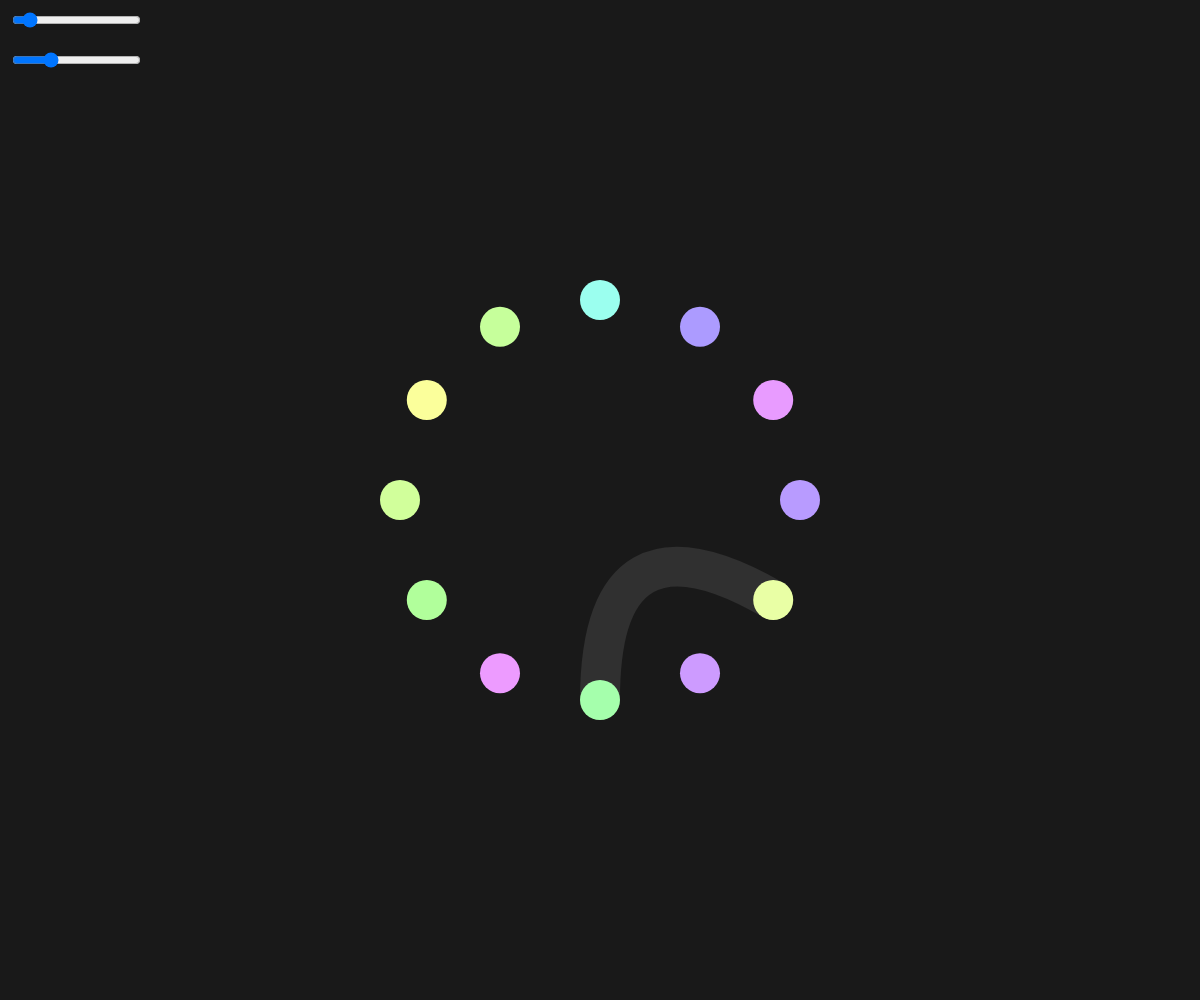
Frame 1 (no input)
Frame 60 (no input): identical to frame 1, image omitted
Frame 120 (the mouse pressed at the canvas centre since frame 60): identical to frame 1, image omitted

The p5.js sketch that drew this single still picture (run headless with seeded random() and noise() and a simulated clock; from frame 60 on, the mouse is pressed at the canvas centre):

// p5.js sketch
// ── sketch.js
var angle = 0;
var n = 12;
var r = 200;
var xpts = [];
var ypts = [];
var pts = [];
var curvature = 0;
var hval = 140;

function setup() {
  createCanvas(windowWidth, windowHeight);
  frameRate(30);
  stroke(230);
  noFill();
  colorMode(HSB, 255);

  startVal = createSlider(0, 11, 1);
  startVal.position(10,10);
  endVal = createSlider(0, 11, 3);
  endVal.position(10,50);

  // Create array of points
  for (var i=0; i < n; i++) {
    
    pts[i] = {
      x: r * cos(angle),
      y: r * sin(angle),
      c: color(random(255), 100, 255)
    }

    angle += TWO_PI / 12.0;
  }
}

function draw() {
  background(0, 0, 25);
  translate(windowWidth/2, windowHeight/2);

  // Draw the dots
  strokeWeight(40);
  for (var i=0; i<n; i++) {
    push();
    stroke(pts[i].c);
    point(pts[i].x, pts[i].y);
    pop();
  }

  // Draw curbe between points by creating a bezier curve
  push();
  stroke(255,0,255,25);
  

  // The curve
  strokeWeight(40);

  beginShape();
   vertex(pts[startVal.value()].x, pts[startVal.value()].y);
   quadraticVertex(0, 0, pts[endVal.value()].x, pts[endVal.value()].y); 
  endShape();

  //
  // bezier( pts[startVal.value()].x, pts[startVal.value()].y, pts[startVal.value()].x/1.75, pts[startVal.value()].y, pts[[endVal.value()]].x/1.75, pts[[endVal.value()]].y/1.75, pts[[endVal.value()]].x, pts[[endVal.value()]].y);

  pop();

}
